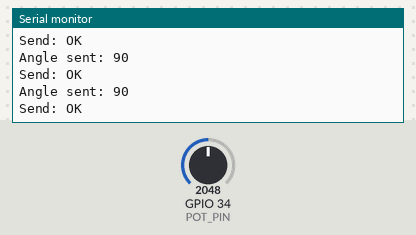
A sketch run on a simulated ESP32. Parts: the last lines printed to the serial monitor. The test bench sets the inputs (shaded band); at power-on: GPIO 34 (POT_PIN) = 2048 (analog values on the 0–4095 scale).

Above: at 1.2 s.
1.3 s: GPIO 34 (POT_PIN) set to 2866
At 2.1 s:
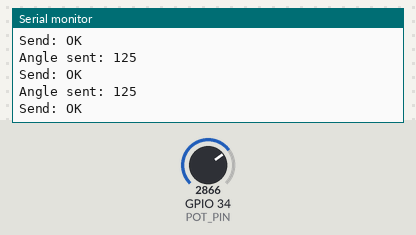
2.8 s: GPIO 34 (POT_PIN) set to 3603
At 3.4 s:
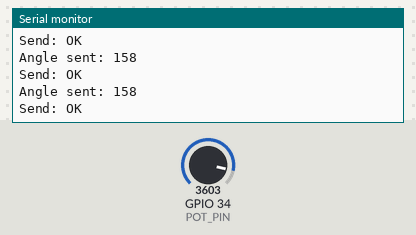
Timing chart, 0 to 5.8 s (numbered marks = the images above; inputs shaded):
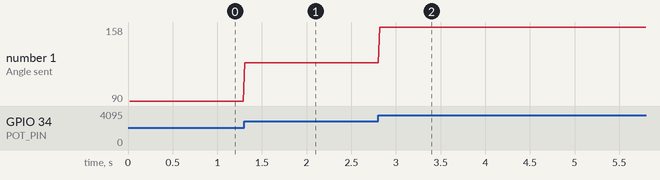

Measured:
- after the input at 1.3 s, the serial monitor: prints a new line at once (image 1)
- after the input at 2.8 s, the serial monitor: prints a new line at once (image 2)
- plotted number 1: 90 → 125 after the input at 1.3 s, 125 → 158 after the input at 2.8 s

The sketch:

controller.ino
```cpp
/** controller.ino – ESP-NOW transmitter + serial echo */
#include <WiFi.h>
#include <esp_wifi.h>
#include <esp_now.h>

/* ---------- user settings --------------------------------- */
constexpr uint8_t receiverMAC[6] = { 0x00, 0x4B, 0x12, 0x8E, 0x9F, 0x60 };
constexpr uint8_t WIFI_CHANNEL   = 1;
constexpr gpio_num_t POT_PIN     = GPIO_NUM_34;
constexpr uint16_t   SEND_PERIOD = 20;      // ms – 50 Hz
/* ----------------------------------------------------------- */

void onSend(const uint8_t*, esp_now_send_status_t status) {
  Serial.print(F("Send: "));
  Serial.println(status == ESP_NOW_SEND_SUCCESS ? F("OK") : F("FAIL"));
}

void setup() {
  Serial.begin(115200);
  WiFi.mode(WIFI_STA);

  esp_wifi_set_promiscuous(true);
  esp_wifi_set_channel(WIFI_CHANNEL, WIFI_SECOND_CHAN_NONE);
  esp_wifi_set_promiscuous(false);

  if (esp_now_init() != ESP_OK) {
    Serial.println(F("ESP-NOW init failed")); while (true) delay(100);
  }
  esp_now_register_send_cb(onSend);

  esp_now_peer_info_t peer{};
  memcpy(peer.peer_addr, receiverMAC, 6);
  peer.channel = WIFI_CHANNEL;
  peer.encrypt = false;
#if ESP_IDF_VERSION_MAJOR >= 5
  peer.ifidx   = WIFI_IF_STA;
#endif
  if (esp_now_add_peer(&peer) != ESP_OK) {
    Serial.println(F("Peer add failed")); while (true) delay(100);
  }

  analogReadResolution(12);
  analogSetPinAttenuation(POT_PIN, ADC_11db);

  Serial.println(F("Potentiometer transmitter ready …"));
}

void loop() {
  static uint32_t prev = 0;
  if (millis() - prev >= SEND_PERIOD) {
    prev = millis();

    uint16_t adc   = analogRead(POT_PIN);       // 0-4095
    uint8_t  angle = map(adc, 0, 4095, 0, 180); // 0-180 °

    esp_now_send(receiverMAC, &angle, 1);       // transmit

    /* NEW: also print what we just sent */
    Serial.print(F("Angle sent: "));
    Serial.println(angle);                      // 0-180
  }
}
```
